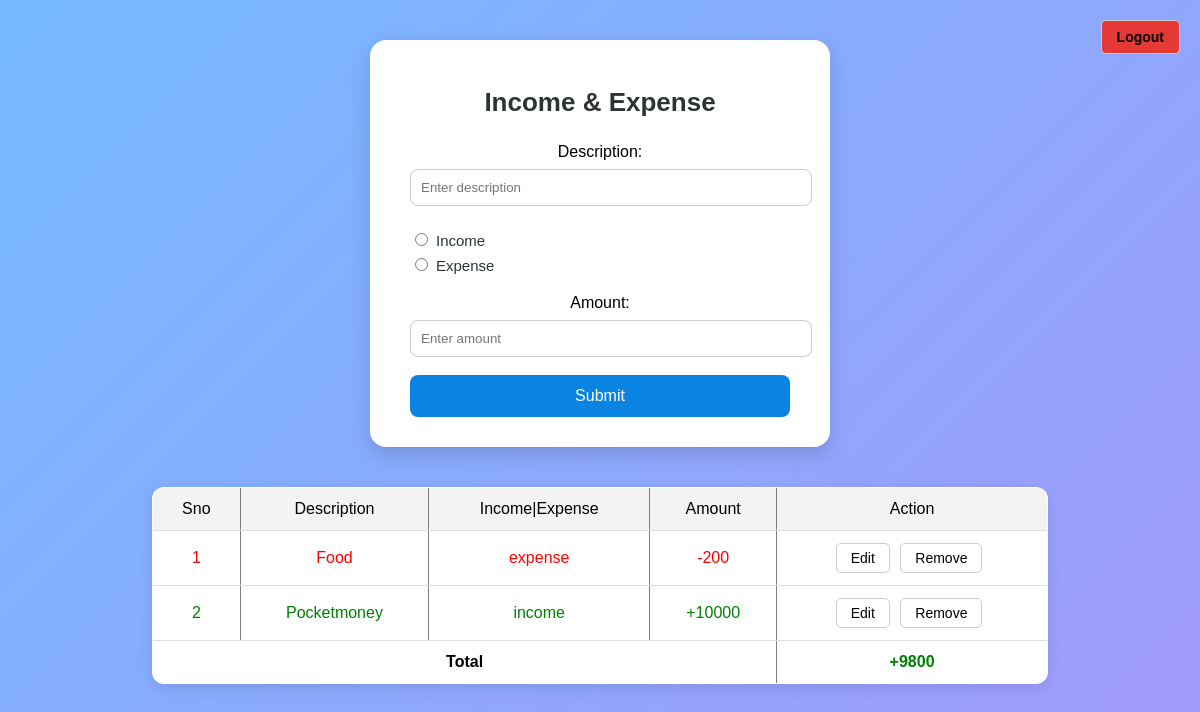
The page /index (signed in) on the database as committed earlier.
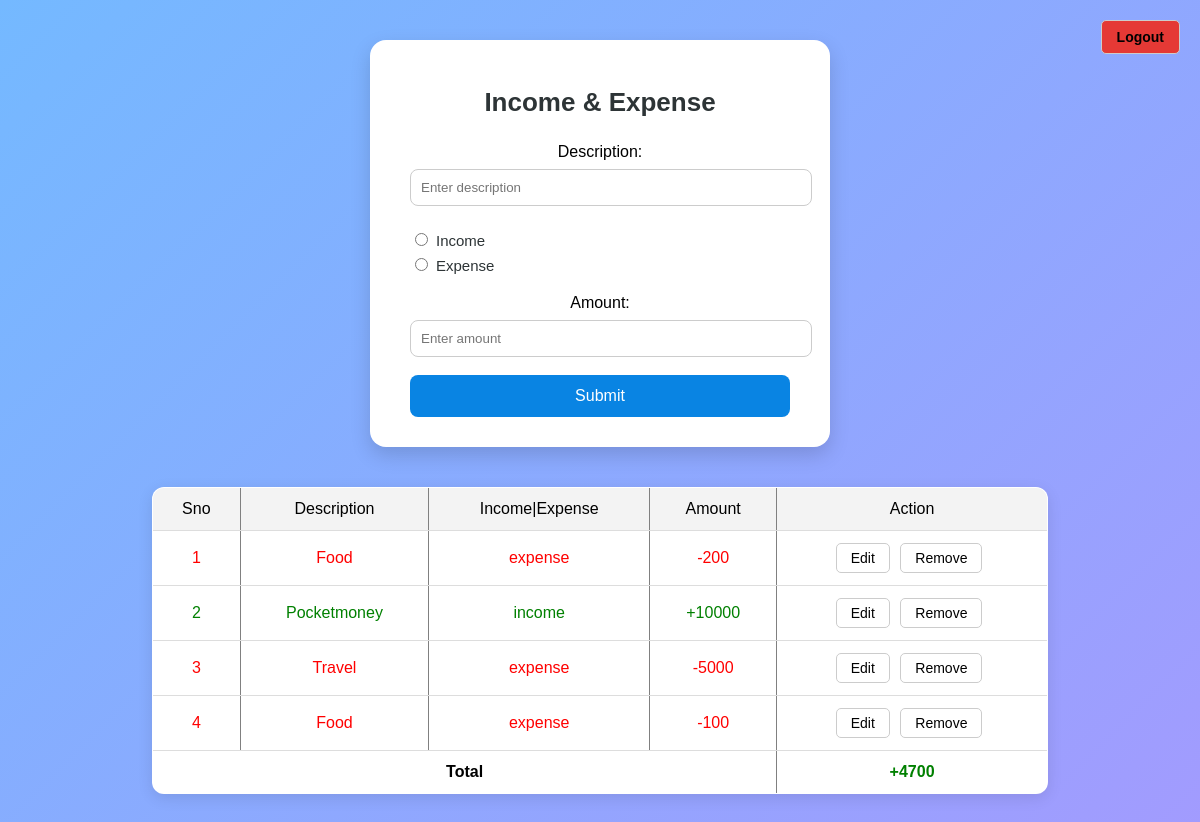
The same page on the database as committed later.
### app.py (models this page shows)
class Records(db.Model):
    id=db.Column(db.Integer,primary_key=True)
    desc=db.Column(db.String(100))
    inc_exp=db.Column(db.String(100))
    amount=db.Column(db.Integer)
    user_id=db.Column(db.Integer, db.ForeignKey('users.id'),nullable=False)

### app.py (the view)
@app.route("/index")
def index():
    if 'user_id' not in session:
        flash("Please log in first.", "error")
        return redirect(url_for("login"))
    all_records=Records.query.filter_by(user_id=session['user_id']).all()
    total=calculate_total()
    return render_template('index.html',records=all_records,total=total)

### app.py (called while the page is built)
def calculate_total():
    all_records=Records.query.filter_by(user_id=session['user_id']).all()
    total=0
    for r in all_records:
        if r.inc_exp=="expense":
            total -= r.amount
        else:
            total += r.amount
    return total

### templates/index.html (shortened to what this page needs)
<!DOCTYPE html>
<html lang="en">
<head>
    <link rel="stylesheet" href="{{url_for('static' , filename='style.css')}}" </head>
<body>
    <div class="logout-container">
        <a href="/logout" class="btn logout-btn">Logout</a>
    </div>
    <div class="container">
        <h1>Income & Expense</h1>
        <form action="/submit" method="post">
            <label for="desc">Description:</label>
            <input type="text" name="desc" placeholder="Enter description">
            <div class="radio-group">
                <label><input type="radio" name="inc_exp" value="income" required>Income</label>
                <label><input type="radio" name="inc_exp" value="expense">Expense</label>
            </div>
            <label for="amount">Amount:</label>
            <input type="text" name="amount" placeholder="Enter amount" required>
            <input type="submit" value="Submit">
        </form>
    </div>
    <table border="1">
        <tr>
            <th>Sno</th>
            <th>Description</th>
            <th>Income|Expense</th>
            <th>Amount</th>
            <th>Action</th>
        </tr>
        {% for record in records %}
        <tr>
            {% if record.inc_exp == 'expense' %}
            <td style="color: red;">{{loop.index}}</td>
            <td style="color: red;">{{record.desc}}</td>
            <td style="color: red;">{{record.inc_exp}}</td>
            <td style="color: red;">-{{record.amount}}</td>
            {% else %}
            <td style="color: green;">{{loop.index}}</td>
            <td style="color: green;">{{record.desc}}</td>
            <td style="color: green;">{{record.inc_exp}}</td>
            <td style="color: green;">+{{record.amount}}</td>
            {%endif%}
            <td>
                <a href="/edit/{{ record.id }}" class="btn edit-btn">Edit</a>
                <a href="/delete/{{ record.id }}" class="btn delete-btn">Remove</a>
            </td>
        </tr>
        {% endfor %}
        <tr>
            <td colspan="4"><strong>Total</strong></td>
            {% if total < 0 %} <td style="color:red; font-weight: bold;">{{total}}</td>
                {% else %}
                <td style="color:green; font-weight: bold;">+{{total}}</td>
                {% endif %}
        </tr>
    </table>
</body>
</html>

### static/style.css (style rules this page uses)
body { font-family: 'Poppins', sans-serif; background: linear-gradient(135deg, #74b9ff, #a29bfe); display: flex; flex-direction: column; align-items: center; padding: 40px; margin: 0; }
.container { background: #fff; padding: 30px 40px; border-radius: 16px; box-shadow: 0 8px 20px rgba(0, 0, 0, 0.15); width: 380px; text-align: center; margin-bottom: 40px; }
h1 { margin-bottom: 25px; color: #2d3436; font-size: 26px; }
input[type="text"] { width: 100%; padding: 10px; margin: 8px 0 18px 0; border: 1px solid #ccc; border-radius: 8px; outline: none; transition: border-color 0.3s; }
.radio-group { margin-bottom: 20px; text-align: left; }
.radio-group label { display: block; font-size: 15px; color: #2d3436; margin: 6px 0; cursor: pointer; }
input[type="radio"] { margin-right: 8px; }
input[type="submit"] { width: 100%; background: #0984e3; color: #fff; border: none; padding: 12px; border-radius: 8px; cursor: pointer; font-size: 16px; transition: background 0.3s; }
table { width: 80%; border-collapse: collapse; background: #fff; border-radius: 12px; overflow: hidden; box-shadow: 0 4px 15px rgba(0, 0, 0, 0.1); }
th, td { padding: 12px 15px; text-align: center; border-bottom: 1px solid #ddd; }
th { background-color: #f3f3f3; color: #000000; font-weight: 500; }
.btn { display: inline-block; padding: 6px 14px; border: 1px solid #ccc; border-radius: 5px; background-color: white; font-size: 14px; text-decoration: none; cursor: pointer; font-weight: 500; transition: all 0.25s ease-in-out; }
.btn:link, .btn:visited { text-decoration: none; color: inherit; }
.edit-btn { color: #28a745; }
.delete-btn { color: #dc3545; }
td .btn { margin-right: 6px; }
.logout-container { position: absolute; top: 20px; right: 20px; }
.logout-btn { background-color: #e53935; color: white; padding: 8px 15px; border-radius: 5px; text-decoration: none; font-weight: bold; }

Rows that differ between the two databases and show on the page:
added Records: desc "Travel", inc_exp "expense", amount "5000"
added Records: desc "Food", inc_exp "expense", amount "100"
Other text that changed with them:
{{ total }}: "9800" → "4700"
